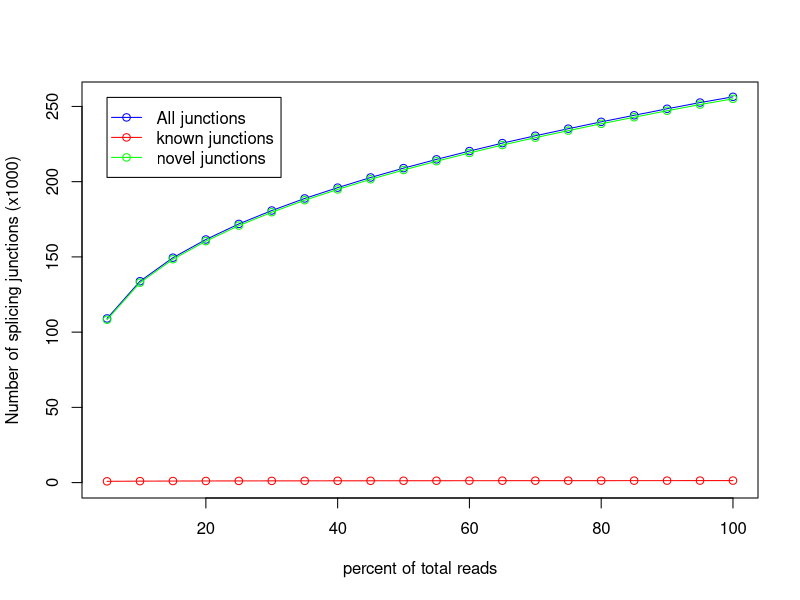

Reproduce this figure in R.
pdf('/tmp/rustqc_final_run/rseqc/junction_saturation/GM12878_REP1.markdup.sorted.junctionSaturation_plot.pdf')
x=c(5,10,15,20,25,30,35,40,45,50,55,60,65,70,75,80,85,90,95,100)
y=c(842,965,1036,1080,1112,1142,1163,1186,1202,1223,1239,1258,1270,1276,1287,1290,1297,1306,1320,1330)
z=c(109083,133824,149472,161566,171925,180826,188844,196018,202788,208991,214823,220336,225627,230514,235209,239768,244119,248455,252571,256392)
w=c(108241,132859,148436,160486,170813,179684,187681,194832,201586,207768,213584,219078,224357,229238,233922,238478,242822,247149,251251,255062)
m=max(256,256,255)
n=min(0,109,108)
plot(x,z/1000,xlab='percent of total reads',ylab='Number of splicing junctions (x1000)',type='o',col='blue',ylim=c(n,m))
points(x,y/1000,type='o',col='red')
points(x,w/1000,type='o',col='green')
legend(5,256, legend=c("All junctions","known junctions", "novel junctions"),col=c("blue","red","green"),lwd=1,pch=1)
dev.off()
